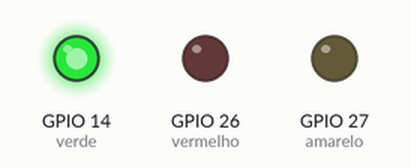
Simulated run of this program. Board: ESP32 board running MicroPython. Shown: output pins drawn as LEDs (lit = HIGH). Wiring (from the project's diagram.json): green LED on GPIO 14, red LED on GPIO 26, yellow LED on GPIO 27.

Above: at 2.5 s.
At 5.5 s:
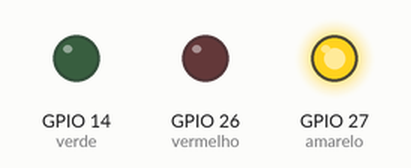
At 7.5 s:
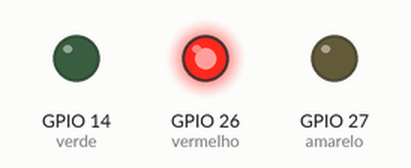
Timing chart, 0 to 11.7 s (numbered marks = the images above):
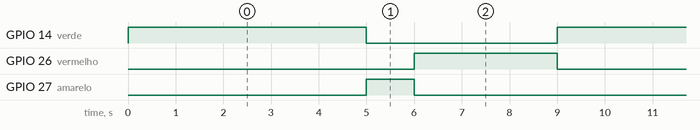

The program:

main.py
```python
import machine
import time

# LED vermelho
vermelho = machine.Pin(26, machine.Pin.OUT)

# LED amarelo
amarelo = machine.Pin(27, machine.Pin.OUT)

# LED verde
verde = machine.Pin(14, machine.Pin.OUT)


while True:
    vermelho.value(0)
    amarelo.value(0)
    verde.value(1)
    time.sleep(5)

    vermelho.value(0)
    amarelo.value(1)
    verde.value(0)
    time.sleep(1)

    vermelho.value(1)
    amarelo.value(0)
    verde.value(0)
    time.sleep(3)
  
```

Measured:
- by itself, GPIO 14 (verde): alternates HIGH for 5.0 s and LOW for 4.0 s
- by itself, GPIO 26 (vermelho): alternates HIGH for 3.0 s and LOW for 6.0 s
- by itself, GPIO 27 (amarelo): alternates HIGH for 1.0 s and LOW for 8.0 s
